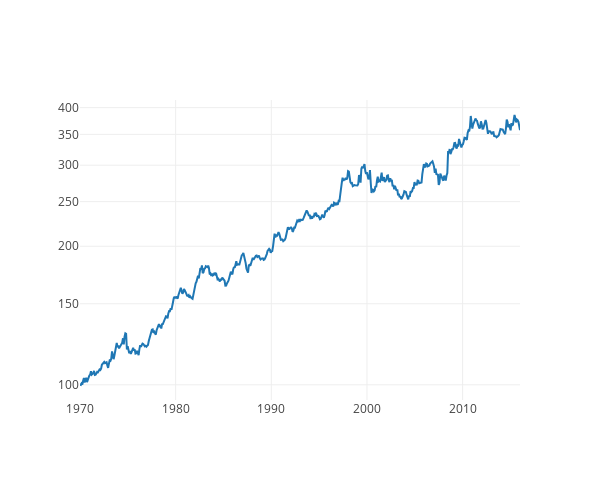

The notebook cell this image was saved under:
### Code cell
results_OLS = R[FIRST_PREDICT_MONTH:]
perf_OLS = 100 * np.cumprod(1 + results_OLS / 100)
mychart([perf_OLS])

### Figure 1 — Plotly figure (JSON) as saved in the notebook; plotly's stock layout.template omitted (floating-point values rounded to 4 significant figures; data arrays with more than 128 entries replaced by an {"elided": "..."} marker saying what was removed)
{"data": [{"mode": "line", "name": "Trace 0", "type": "scatter", "x": {"elided": "564 float values"}, "y": {"elided": "564 float values"}}], "layout": {"autosize": false, "height": 480, "width": 600, "yaxis": {"autorange": true, "type": "log"}}}
